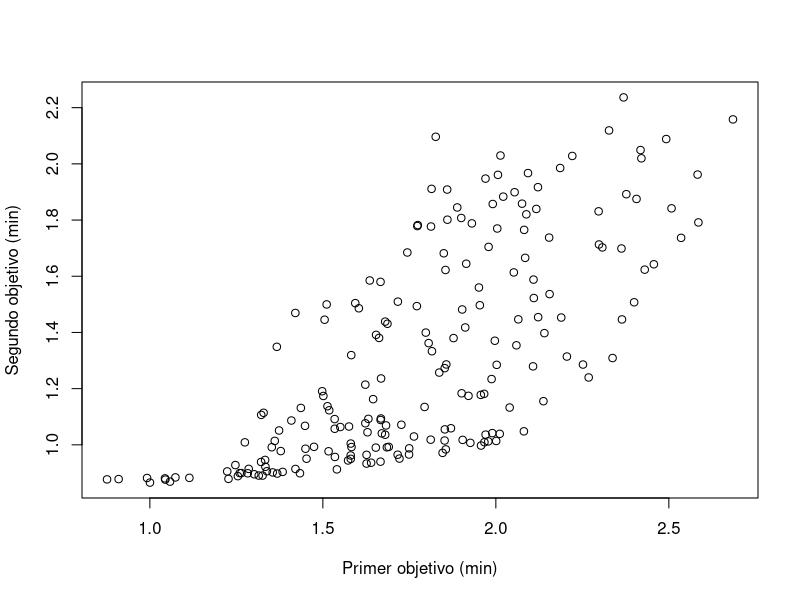
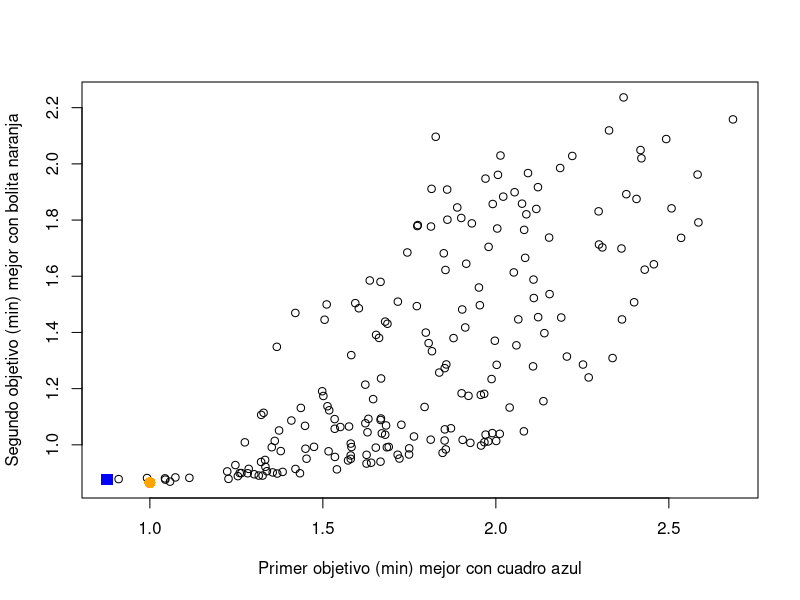
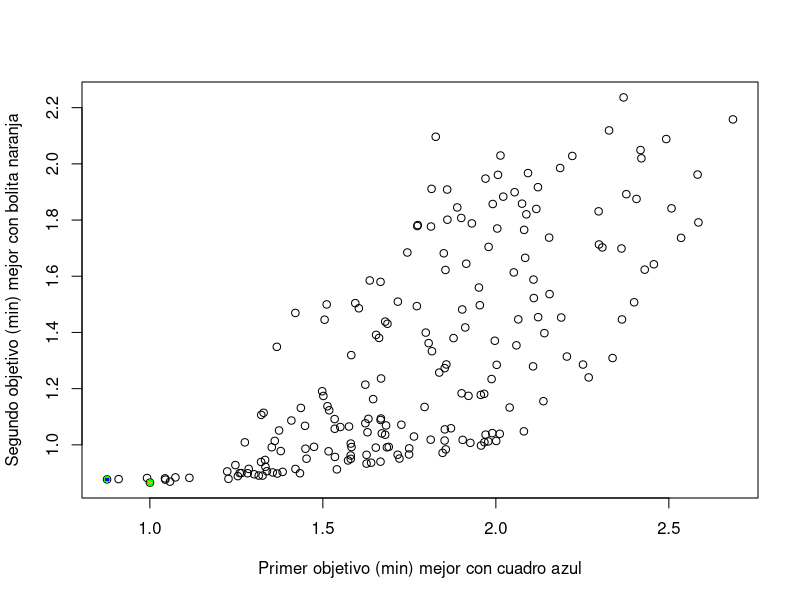
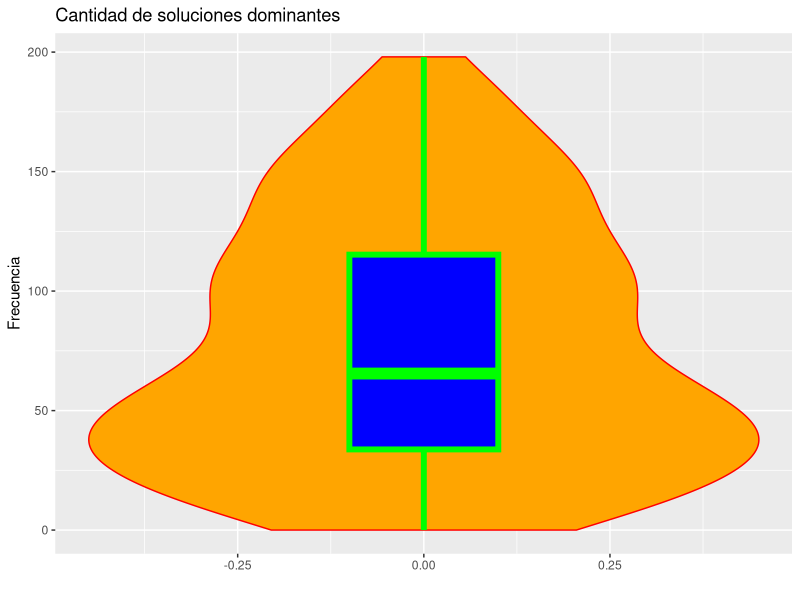
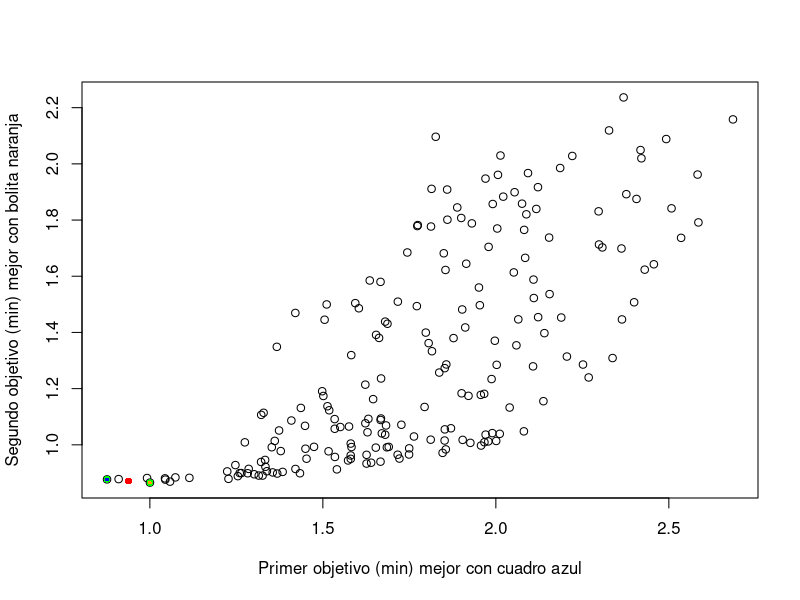

Recreate these plots in R, in order.
poli <- function(maxdeg, varcount, termcount) {
  f <- data.frame(variable=integer(), coef=integer(), degree=integer())
  for (t in 1:termcount) {
    var <- sample(1:varcount, 1)
    deg <- sample(0:maxdeg, 1)
    f <-  rbind(f, c(var, runif(1), deg))
  }
  names(f) <- c("variable", "coef", "degree")
  return(f)
}

eval <- function(pol, vars) {
  value <- 0.0
  terms = dim(pol)[1]
  for (t in 1:terms) {
    term <- pol[t,]
    value <-  value + term$coef * vars[term$variable]^term$degree
  }
  return(value)
}

domin.by <- function(target, challenger) {
  # sum sobre los TRUE/FALSE
  if (sum(challenger < target) > 0) {
    return(FALSE) # hay empeora (en maximizar)
  } # si no hay empeora, vemos si hay mejora
  # sum sobre los TRUE/FALSE
  return(sum(challenger > target) > 0)
}

vc <- 4
md <- 3
tc <- 5
k <- 2 # cuantas funciones objetivo
obj <- list()
for (i in 1:k) {
  obj[[i]] <- poli(md, vc, tc)
}
minim <- (runif(k) > 0.5)
sign <- (1 + -2 * minim) # neg -> min, pos -> max
n <- 200 # cuantas soluciones aleatorias
sol <- matrix(runif(vc * n), nrow=n, ncol=vc)
val <- matrix(rep(NA, k * n), nrow=n, ncol=k)
for (i in 1:n) { # evaluamos las soluciones
  for (j in 1:k) { # para todos los objetivos
    val[i, j] <- eval(obj[[j]], sol[i,])
  }
}
mejor1 <- which.max(sign[1] * val[,1])
mejor2 <- which.max(sign[2] * val[,2])
cual <- c("max", "min")
xl <- paste("Primer objetivo (", cual[minim[1] + 1], ")", sep="")
yl <- paste("Segundo objetivo (", cual[minim[2] + 1], ")", sep="")
png("p11_R1_init.png", width=15, height=15, units="cm", res=1200)
plot(val[,1], val[,2], xlab=xl, ylab=yl)
graphics.off()
png("p11_R1_mejores.png", width=15, height=15, units="cm", res=1200)
plot(val[,1], val[,2], xlab=paste(xl, "mejor con cuadro azul"),
     ylab=paste(yl,"mejor con bolita naranja"))
points(val[mejor1, 1], val[mejor1, 2], col="blue", pch=15, cex=1.5)
points(val[mejor2, 1], val[mejor2, 2], col="orange", pch=16, cex=1.5)
graphics.off()
no.dom <- logical() # TRUE/FALSE segun si nadie lo domina
dominadores <- integer()
for (i in 1:n) { # para cada asignacion
  d <- logical() # quienes le dominan (si / no)
  for (j in 1:n) { # para todos los demas
    # i es a quien le retan, j es quien esta retando
    # lo comparamos como si todo fuese max (min f = max -f)
    d <- c(d, domin.by(sign * val[i,], sign * val[j,]))
  }
  cuantos <- sum(d)
  dominadores <- c(dominadores, cuantos)
  no.dom <- c(no.dom, sum(d) == 0) # nadie le domina (puros FALSE)
}
# agarra solo los que tienen TRUE en no.dom
frente <- subset(val, no.dom) # solamente las no dominadas
png("p11_R1_frente.png", width=15, height=15, units="cm", res=1200)
plot(val[,1], val[,2], xlab=paste(xl, "mejor con cuadro azul"),
     ylab=paste(yl,"mejor con bolita naranja"))
points(frente[,1], frente[,2], col="green", pch=16, cex=0.9)
mejor1 <- which.max((1 + (-2 * minim[1])) * val[,1])
mejor2 <- which.max((1 + (-2 * minim[2])) * val[,2])
points(val[mejor1, 1], val[mejor1, 2], col="blue", pch=15, cex=0.5)
points(val[mejor2, 1], val[mejor2, 2], col="orange", pch=16, cex=0.5)
graphics.off()

library(ggplot2) # recordar instalar si hace falta
data <- data.frame(pos=rep(0, n), dom=dominadores)
png("p11_R1_violin.png", width=15, height=15, units="cm", res=1200)
gr <- ggplot(data, aes(x=pos, y=dom)) + geom_violin(fill="orange", color="red")
gr + geom_boxplot(width=0.2, fill="blue", color="green", lwd=2) +
  xlab("") +
  ylab("Frecuencia") +
  ggtitle("Cantidad de soluciones dominantes")
graphics.off()

porcentaje=50
dispersos = kmeans(frente, round(dim(frente)[1]*porcentaje/100), iter.max = 1000, nstart = 50, algorithm = "Lloyd")
dispersos$cluster
dispersos$centers

png("p11_R1_fdispersos.png", width=15, height=15, units="cm", res=1200)
plot(val[,1], val[,2], xlab=paste(xl, "mejor con cuadro azul"),
     ylab=paste(yl,"mejor con bolita naranja"))
points(frente[,1], frente[,2], col="green", pch=16, cex=0.9)
points(dispersos$centers[,1], dispersos$centers[,2], col="red", pch=16, cex=0.9)
mejor1 <- which.max((1 + (-2 * minim[1])) * val[,1])
mejor2 <- which.max((1 + (-2 * minim[2])) * val[,2])
points(val[mejor1, 1], val[mejor1, 2], col="blue", pch=15, cex=0.5)
points(val[mejor2, 1], val[mejor2, 2], col="orange", pch=16, cex=0.5)
graphics.off()